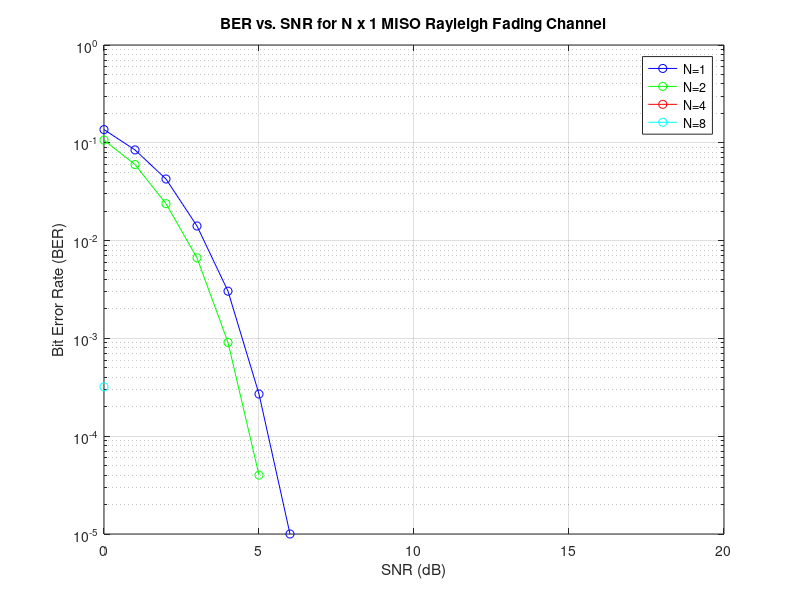

Write MATLAB code to recreate this figure.
clear all;
close all;

% Parameters
N = 100000; % Number of bits to simulate
snr_dB = 0:1:20; % Range of SNR values in dB
snr_lin = 10.^(snr_dB/10); % Convert SNR values to linear scale
Tx = [1,2,4,8]; % Different values of N (number of transmit antennas)

% Generate random bits
bits = randi([0, 1], 1, N);

% Modulation(BPSK)
modulatedBits = 2 * bits - 1;

% Initializing BER matrix
ber_matrix = zeros(length(Tx), length(snr_dB));

% Simulation loop for different values of NT
for nTx = 1:length(Tx)
    NT = Tx(nTx);
    
    % Generate Rayleigh fading channel coefficients
    H = (randn(1, NT) + 1i * randn(1, NT)) / sqrt(2);
    
    % BER vector for this N
    ber = zeros(size(snr_dB));
    
    % Simulation loop for different SNR values
    for i = 1:length(snr_dB)
        % Add complex Gaussian noise to the transmitted signal
        noise = sqrt(1 / (2 * snr_lin(i))) * (randn(1, N) + 1i * randn(1, N));
        rx_signal = (H'*diag(sqrt(snr_lin(i)))).*( modulatedBits) + noise;



        % Equalization (using matched filter)
        demod_Bits = sum(conj(H') .* rx_signal, 1);

        % Hard decision decoding
        decodedBits = real(demod_Bits) > 0;

        % Calculating BER
        ber(i) = sum(decodedBits ~= bits) / N;
    end
    
    % Storing BER values for this NT
    ber_matrix(nTx, :) = ber;
end

% Plotting BER vs. SNR for different values of N
figure;
semilogy(snr_dB, ber_matrix(1, :), 'bo-', 'DisplayName', 'N=1');
hold on;
semilogy(snr_dB, ber_matrix(2, :), 'go-', 'DisplayName', 'N=2');
semilogy(snr_dB, ber_matrix(3, :), 'ro-', 'DisplayName', 'N=4');
semilogy(snr_dB, ber_matrix(4, :), 'co-', 'DisplayName', 'N=8');
grid on;
hold off;
xlabel('SNR (dB)');
ylabel('Bit Error Rate (BER)');
title('BER vs. SNR for N x 1 MISO Rayleigh Fading Channel');
legend('Location', 'best');
